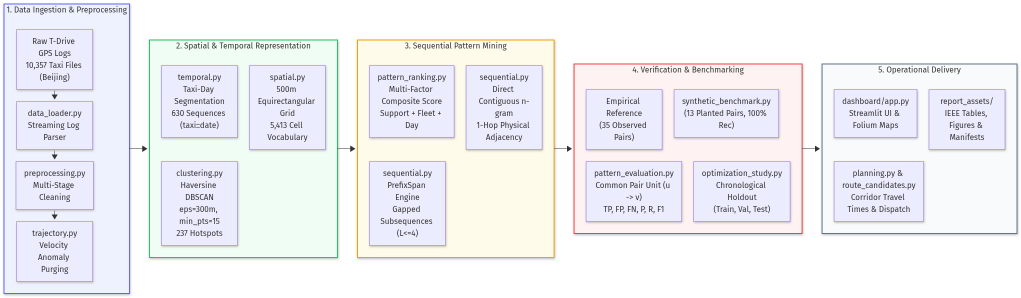
#> input picture report_assets/diagrams/exports/fig1_system_architecture.png, 2042 x 595 px (shown at 1/2 size)
$ python build_contact_sheet.py
#> lines starting #> are read from the running program, lines starting #| are printed output that depends on the picture
#!/usr/bin/env python3
"""
build_contact_sheet.py
----------------------
Build a high-resolution, visually inspectable contact sheet containing all
14 figures (Figs 1-7 diagrams and Figs 8-14 scientific plots) for visual quality review.
Saves to report_assets/review/figure_contact_sheet.png.
"""

from pathlib import Path
from PIL import Image, ImageDraw, ImageFont

REPO_ROOT = Path(__file__).resolve().parent.parent.parent
EXPORTS_DIR = REPO_ROOT / "report_assets" / "diagrams" / "exports"
PLOTS_DIR = REPO_ROOT / "report_assets" / "plots"
REVIEW_DIR = REPO_ROOT / "report_assets" / "review"
REVIEW_DIR.mkdir(parents=True, exist_ok=True)

FIGURES = [
    # Column 0: Diagrams (Figs 1-7)
    [
        {"id": "Fig. 1", "title": "Overall System Architecture", "path": EXPORTS_DIR / "fig1_system_architecture.png", "type": "Architecture Diagram"},
        {"id": "Fig. 2", "title": "Data Preprocessing Workflow", "path": EXPORTS_DIR / "fig2_data_preprocessing_workflow.png", "type": "Workflow Diagram"},
        {"id": "Fig. 3", "title": "Spatial Analysis Workflow", "path": EXPORTS_DIR / "fig3_spatial_analysis_workflow.png", "type": "Spatial Pipeline"},
        {"id": "Fig. 4", "title": "Sequential Mining Workflow", "path": EXPORTS_DIR / "fig4_sequential_mining_workflow.png", "type": "Sequential Pipeline"},
        {"id": "Fig. 5", "title": "UML Use-Case Model", "path": EXPORTS_DIR / "fig5_uml_use_case.png", "type": "UML Use-Case"},
        {"id": "Fig. 6", "title": "UML Activity Workflow", "path": EXPORTS_DIR / "fig6_uml_activity.png", "type": "UML Activity"},
        {"id": "Fig. 7", "title": "UML Sequence Diagram", "path": EXPORTS_DIR / "fig7_uml_sequence.png", "type": "UML Sequence"},
    ],
    # Column 1: Scientific Plots (Figs 8-14)
    [
        {"id": "Fig. 8", "title": "DBSCAN Hotspot Parameter Sensitivity", "path": PLOTS_DIR / "fig8_clustering_kdistance.png", "type": "Empirical Plot"},
        {"id": "Fig. 9", "title": "Support Threshold Sensitivity (Volume vs Metrics)", "path": PLOTS_DIR / "fig9_support_sensitivity.png", "type": "Sensitivity Plot"},
        {"id": "Fig. 10", "title": "Spatial Grid Resolution Sensitivity", "path": PLOTS_DIR / "fig10_grid_sensitivity.png", "type": "Resolution Trade-off"},
        {"id": "Fig. 11", "title": "Empirical Reference: Baseline vs Tuned", "path": PLOTS_DIR / "fig11_method_comparison.png", "type": "Empirical Benchmark"},
        {"id": "Fig. 12", "title": "Synthetic Ground-Truth Planted Recovery", "path": PLOTS_DIR / "fig12_synthetic_recovery.png", "type": "Objective Ground Truth"},
        {"id": "Fig. 13", "title": "Fleet Expansion Scalability & Runtime", "path": PLOTS_DIR / "fig13_sample_scaling.png", "type": "Computational Scaling"},
        {"id": "Fig. 14", "title": "Diurnal Spatiotemporal Mobility Profiles", "path": PLOTS_DIR / "fig14_temporal_activity.png", "type": "Mobility Dynamics"},
    ]
]


def get_font(size: int, bold: bool = False):
    """Load default truetype font or fallback."""
#> called with size = 32, bold = True
    font_names = [
        "arialbd.ttf" if bold else "arial.ttf",
        "segoeuib.ttf" if bold else "segoeui.ttf",
        "calibrib.ttf" if bold else "calibri.ttf",
        "DejaVuSans-Bold.ttf" if bold else "DejaVuSans.ttf",
    ]
    for fn in font_names:
        try:
            return ImageFont.truetype(fn, size)
        except Exception:
            continue
    return ImageFont.load_default()


def build_sheet():
    cell_w = 1200
    cell_h = 750
    header_h = 55
    margin = 30
    top_banner_h = 140

    cols = 2
    rows = 7

    total_w = margin * 3 + cell_w * cols
    total_h = top_banner_h + margin + (cell_h + header_h + margin) * rows

    sheet = Image.new("RGB", (total_w, total_h), color=(248, 250, 252))
    draw = ImageDraw.Draw(sheet)

    # Top banner background
    draw.rectangle([(0, 0), (total_w, top_banner_h)], fill=(15, 23, 42))

    font_banner_title = get_font(32, bold=True)
    font_banner_sub = get_font(18, bold=False)
    font_header_fig = get_font(20, bold=True)
    font_header_sub = get_font(15, bold=False)

    draw.text((margin, 25), "Urban Taxi Mobility Pattern Discovery — IEEE Report Assets Contact Sheet", fill=(255, 255, 255), font=font_banner_title)
    draw.text((margin, 75), "Visual Quality Review: 14 Publication Figures (Figs 1–7 Vector Diagrams, Figs 8–14 Empirical Plots at 300 DPI)", fill=(203, 213, 225), font=font_banner_sub)
    draw.text((margin, 105), "Repository: PetaSivaNandhanReddy/urban-taxi-mobility-pattern-discovery | Branch: feature/taxi-mobility-analytics", fill=(148, 163, 184), font=font_banner_sub)

    for c in range(cols):
        for r in range(rows):
            fig_info = FIGURES[c][r]
            x0 = margin + c * (cell_w + margin)
            y0 = top_banner_h + margin + r * (cell_h + header_h + margin)

            # Cell Header Card
            draw.rectangle([(x0, y0), (x0 + cell_w, y0 + header_h)], fill=(30, 41, 59))
            draw.text((x0 + 15, y0 + 10), f"{fig_info['id']} — {fig_info['title']}", fill=(255, 255, 255), font=font_header_fig)
            draw.text((x0 + 15, y0 + 33), f"Category: {fig_info['type']} | File: {fig_info['path'].name}", fill=(148, 163, 184), font=font_header_sub)

            # Image Card
            img_card_x0 = x0
            img_card_y0 = y0 + header_h
            img_card_x1 = x0 + cell_w
            img_card_y1 = img_card_y0 + cell_h
            draw.rectangle([(img_card_x0, img_card_y0), (img_card_x1, img_card_y1)], fill=(255, 255, 255), outline=(203, 213, 225), width=2)

            img_path = fig_info["path"]
            if img_path.exists():
                try:
                    with Image.open(img_path) as im:
#> im is the input picture: PIL image 2042x595 RGBA; mean R, G, B, A 153.5, 153.4, 158.2, 164.4
                        im_rgb = im.convert("RGB")
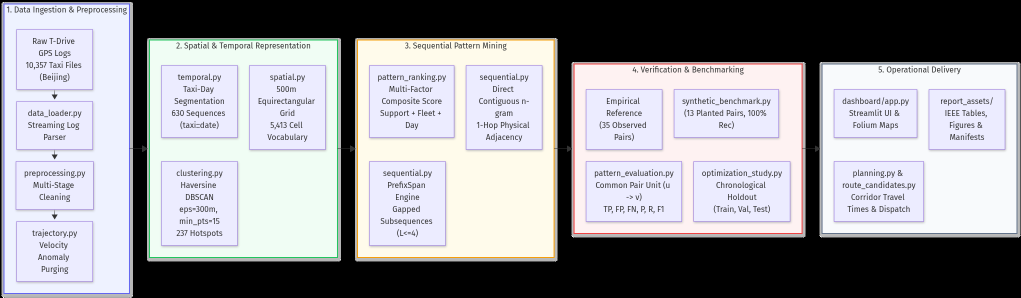
#> im_rgb: PIL image 2042x595 RGB (shown at 1/2 size); mean R, G, B 153.5, 153.4, 158.2
                        # Fit inside cell with padding
                        pad = 20
                        avail_w = cell_w - pad * 2
                        avail_h = cell_h - pad * 2

                        ratio = min(avail_w / im_rgb.width, avail_h / im_rgb.height)
#> ratio = 0.568
                        new_w = max(1, int(im_rgb.width * ratio))
#> new_w = 1160
                        new_h = max(1, int(im_rgb.height * ratio))
#> new_h = 338

                        resized = im_rgb.resize((new_w, new_h), Image.Resampling.LANCZOS)
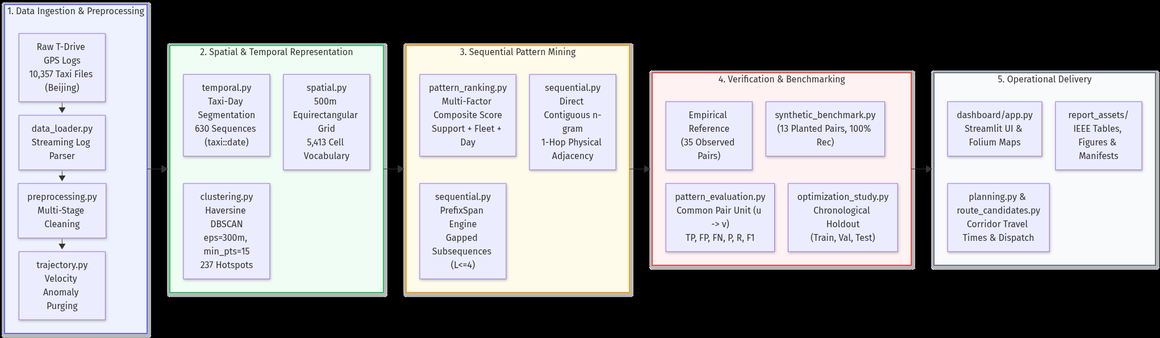
#> resized: PIL image 1160x338 RGB; mean R, G, B 153.6, 153.4, 158
                        paste_x = img_card_x0 + pad + (avail_w - new_w) // 2
#> paste_x = 50
                        paste_y = img_card_y0 + pad + (avail_h - new_h) // 2
#> paste_y = 431
                        sheet.paste(resized, (paste_x, paste_y))
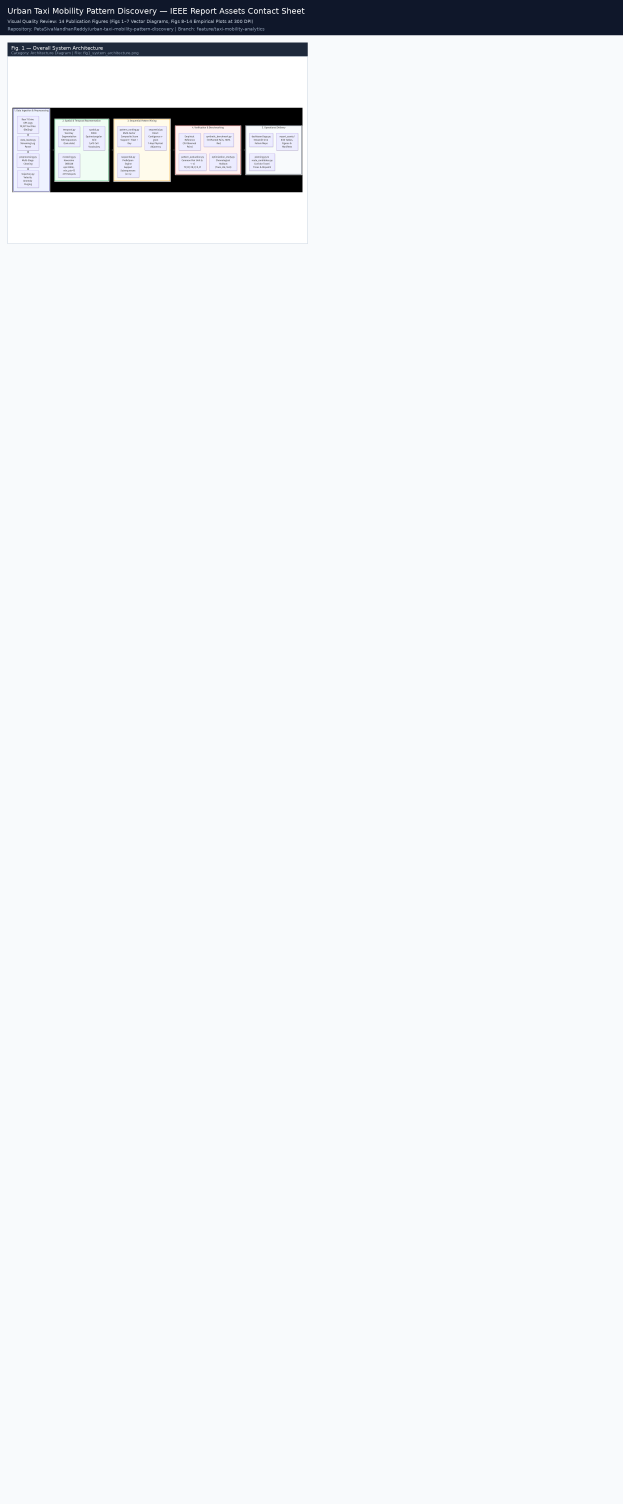
#> sheet: PIL image 2490x6015 RGB (shown at 1/4 size); mean R, G, B 239.6, 241.6, 244.1
                except Exception as e:
                    draw.text((img_card_x0 + 40, img_card_y0 + 40), f"Error loading image: {e}", fill=(220, 38, 38), font=font_header_fig)
            else:
                draw.text((img_card_x0 + 40, img_card_y0 + 40), f"IMAGE FILE NOT FOUND: {img_path.name}", fill=(220, 38, 38), font=font_header_fig)

    out_path = REVIEW_DIR / "figure_contact_sheet.png"
    print(f"Saving contact sheet to {out_path} ({total_w}x{total_h}px)...")
    sheet.save(out_path, format="PNG", optimize=True)
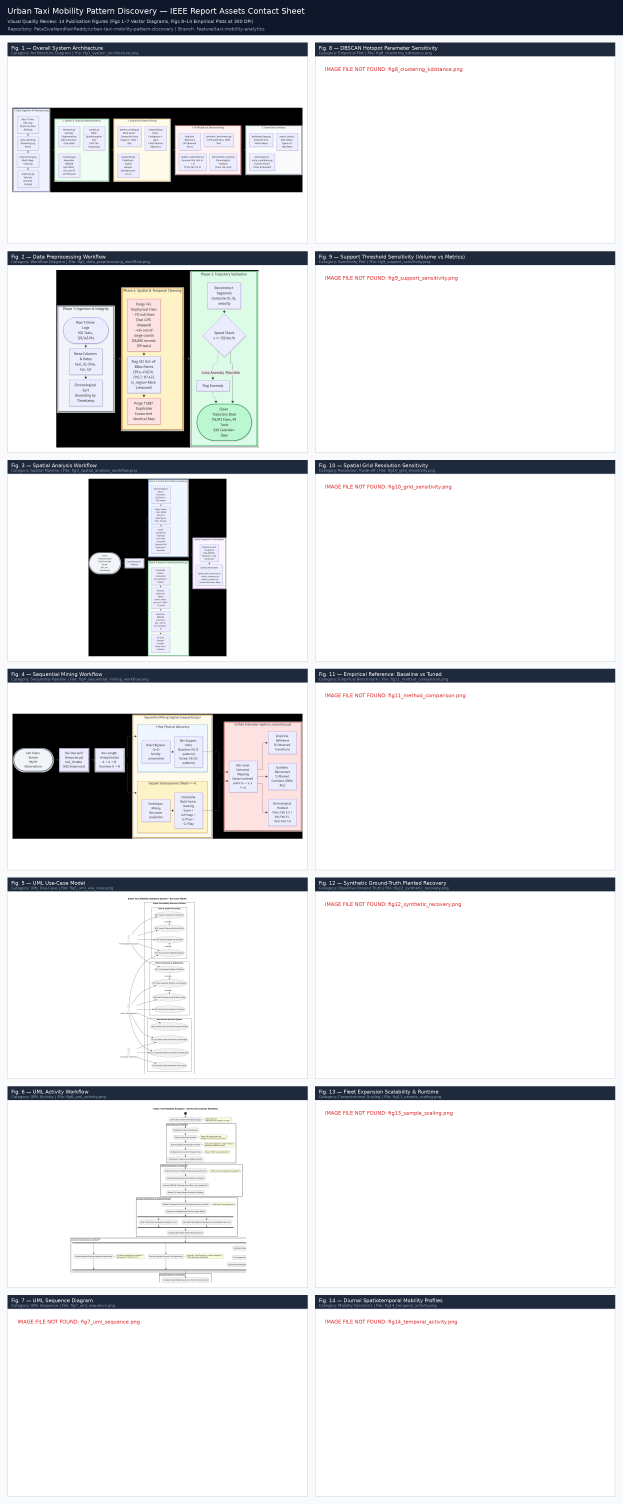
#> saved as figure_contact_sheet.png: PIL image 2490x6015 RGB (shown at 1/4 size); mean R, G, B 219.9, 220.8, 222.4
#> (the run stopped early here; a loop or call above may not have finished)
